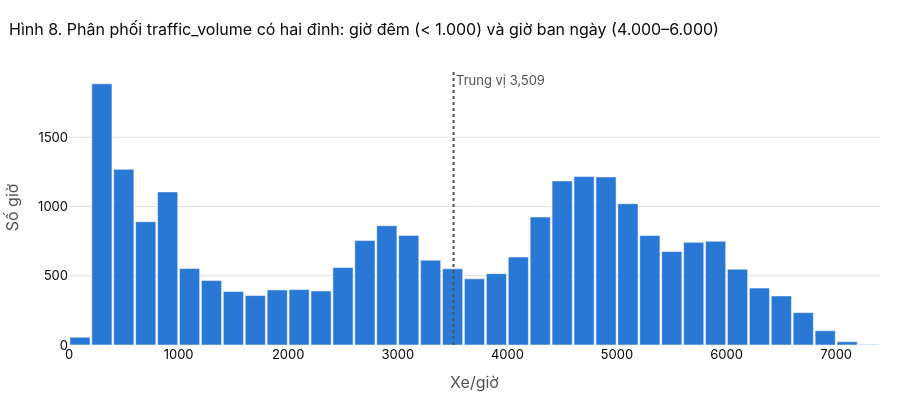

The cell this chart's notebook holds for it:
### Markdown cell above
### 5.2 Phân phối của biến mục tiêu

### Code cell
vals = y.to_numpy()
fig = go.Figure(hist_bar(vals, bins=np.arange(0, 7600, 200), color=BLUE))
fig.add_vline(x=np.median(vals), line_dash="dot", line_color="#52514e",
              annotation_text=f"Trung vị {np.median(vals):,.0f}", annotation_font_color="#52514e")
fig.update_layout(title="Hình 8. Phân phối traffic_volume có hai đỉnh: giờ đêm (< 1.000) và giờ ban ngày (4.000–6.000)",
                  xaxis_title="Xe/giờ", yaxis_title="Số giờ", height=400, showlegend=False)
fig.show()
print(f"Tỷ lệ giờ < 1.000 xe: {(vals < 1000).mean():.1%} | 1.000–4.000: {((vals >= 1000) & (vals < 4000)).mean():.1%} "
      f"| ≥ 4.000: {(vals >= 4000).mean():.1%}")
print(f"Độ lệch chuẩn: {vals.std():,.0f} xe/giờ — lớn ~{vals.std() / vals.mean():.0%} so với trung bình")

### Figure 1 — Plotly figure (JSON) as saved in the notebook; plotly's stock layout.template omitted (floating-point values rounded to 4 significant figures)
{"data": [{"hovertemplate": "%{x:,.1f}: %{y:,} giờ<extra></extra>", "marker": {"color": "#2a78d6"}, "type": "bar", "width": [184.0, 184.0, 184.0, 184.0, 184.0, 184.0, 184.0, 184.0, 184.0, 184.0, 184.0, 184.0, 184.0, 184.0, 184.0, 184.0, 184.0, 184.0, 184.0, 184.0, 184.0, 184.0, 184.0, 184.0, 184.0, 184.0, 184.0, 184.0, 184.0, 184.0, 184.0, 184.0, 184.0, 184.0, 184.0, 184.0, 184.0], "x": [100.0, 300.0, 500.0, 700.0, 900.0, 1100.0, 1300.0, 1500.0, 1700.0, 1900.0, 2100.0, 2300.0, 2500.0, 2700.0, 2900.0, 3100.0, 3300.0, 3500.0, 3700.0, 3900.0, 4100.0, 4300.0, 4500.0, 4700.0, 4900.0, 5100.0, 5300.0, 5500.0, 5700.0, 5900.0, 6100.0, 6300.0, 6500.0, 6700.0, 6900.0, 7100.0, 7300.0], "y": [56, 1886, 1268, 890, 1105, 552, 465, 386, 357, 397, 400, 390, 559, 754, 861, 791, 612, 550, 478, 515, 635, 924, 1184, 1216, 1213, 1020, 790, 675, 741, 749, 547, 411, 354, 234, 103, 24, 4]}], "layout": {"annotations": [{"font": {"color": "#52514e"}, "showarrow": false, "text": "Trung vị 3,509", "x": 3509.0, "xanchor": "left", "xref": "x", "y": 1, "yanchor": "top", "yref": "y domain"}], "height": 400, "shapes": [{"line": {"color": "#52514e", "dash": "dot"}, "type": "line", "x0": 3509.0, "x1": 3509.0, "xref": "x", "y0": 0, "y1": 1, "yref": "y domain"}], "showlegend": false, "title": {"text": "Hình 8. Phân phối traffic_volume có hai đỉnh: giờ đêm (< 1.000) và giờ ban ngày (4.000–6.000)"}, "xaxis": {"title": {"text": "Xe/giờ"}}, "yaxis": {"title": {"text": "Số giờ"}}}}
